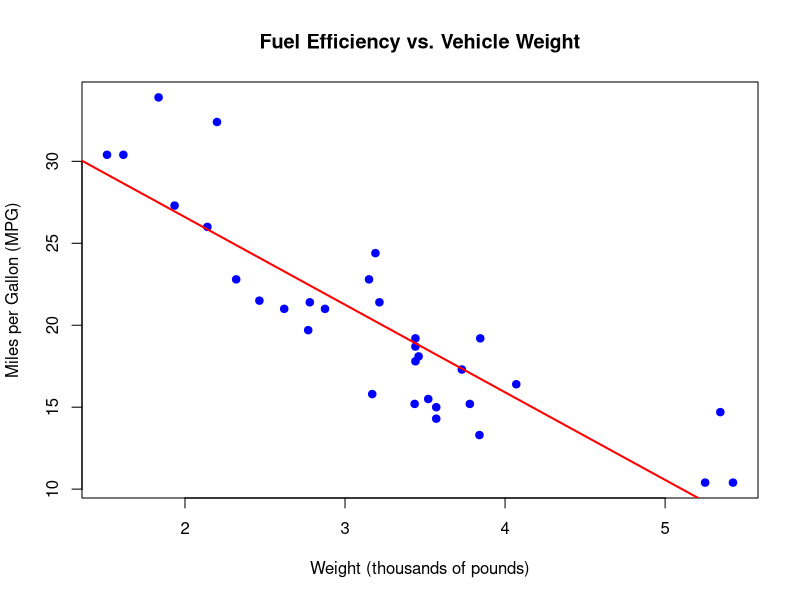

The R source for this figure:
# Diana Lee
# COP2073C Programming Assignment 9
# Linear Regression with mtcars dataset
# 2026-11-08

# 1. Plot the Data
plot(mtcars$wt, mtcars$mpg,
     main = "Fuel Efficiency vs. Vehicle Weight",
     xlab = "Weight (thousands of pounds)",
     ylab = "Miles per Gallon (MPG)",
     pch = 19, col = "blue")

# 2. Fit a Linear Regression Model
model <- lm(mpg ~ wt, data = mtcars)

# 3. Add the Fitted Regression Line
abline(model, col = "red", lwd = 2)

# 4. Interpret the Slope and Statistical Significance
model_summary <- summary(model)
model_confint <- confint(model)

slope_est <- coef(model)["wt"]
p_val <- model_summary$coefficients["wt", "Pr(>|t|)"]
slope_ci <- model_confint["wt", ]

cat("Slope Estimate:", slope_est, "\n")
cat("p-value:", p_val, "\n")
cat("95% Confidence Interval for Slope:", slope_ci[1], slope_ci[2], "\n")
cat("The slope is statistically significant at the 0.05 level, indicating\n",
    "a significant relationship between weight and fuel efficiency.\n\n")

# 5. Predict MPG for a Given Vehicle Weight (6,000 lbs = 6)
new_car <- data.frame(wt = 6)
prediction <- predict(model, newdata = new_car, interval = "prediction", level = 0.95)

# 6. Print the Prediction
cat("Predicted MPG for a 6,000-pound vehicle:\n")
print(prediction)
cat("\n")

# 7. Evaluate the Model's Prediction
cat("Note: The weight value is outside the range of the dataset, which\n",
    "limits the accuracy of the prediction. Use caution when interpreting\n",
    "this result.\n")
